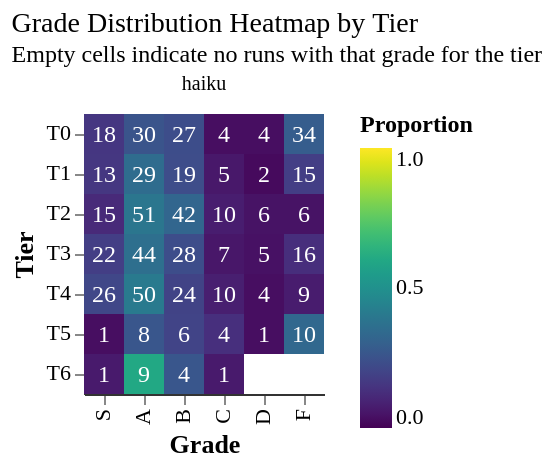

Source (Vega-Lite JSON):
### Vega-Lite specification from a JSON file in a GitHub repository (floating-point values rounded to 4 significant figures)
{"config": {"font": "serif", "axis": {"labelFontSize": 11, "titleFontSize": 13, "gridColor": "#e0e0e0", "domainColor": "#333333"}, "legend": {"labelFontSize": 11, "titleFontSize": 12}, "title": {"fontSize": 14, "anchor": "start", "fontWeight": "normal"}, "view": {"stroke": null, "continuousWidth": 400, "continuousHeight": 300}, "mark": {"tooltip": true}}, "data": {"name": "data-6351eb5ee943764c86e2f988e7f5009a"}, "facet": {"column": {"field": "agent_model", "title": null, "type": "nominal"}}, "spec": {"layer": [{"mark": {"type": "rect"}, "encoding": {"color": {"field": "proportion", "scale": {"domain": [0, 1], "scheme": "viridis"}, "title": "Proportion", "type": "quantitative"}, "tooltip": [{"field": "tier", "title": "Tier", "type": "ordinal"}, {"field": "grade", "title": "Grade", "type": "ordinal"}, {"field": "count", "title": "Count", "type": "quantitative"}, {"field": "proportion", "format": ".2%", "title": "Proportion", "type": "quantitative"}], "x": {"field": "grade", "sort": ["S", "A", "B", "C", "D", "F"], "title": "Grade", "type": "ordinal"}, "y": {"field": "tier", "sort": ["T0", "T1", "T2", "T3", "T4", "T5", "T6"], "title": "Tier", "type": "ordinal"}}}, {"mark": {"type": "text", "baseline": "middle", "fontSize": 12}, "encoding": {"color": {"condition": {"test": "(datum.proportion > 0.7)", "value": "black"}, "value": "white"}, "text": {"field": "count", "type": "quantitative"}, "x": {"field": "grade", "sort": ["S", "A", "B", "C", "D", "F"], "type": "ordinal"}, "y": {"field": "tier", "sort": ["T0", "T1", "T2", "T3", "T4", "T5", "T6"], "type": "ordinal"}}}]}, "title": {"text": "Grade Distribution Heatmap by Tier", "subtitle": "Empty cells indicate no runs with that grade for the tier"}, "$schema": "https://vega.github.io/schema/vega-lite/v6.1.0.json", "datasets": {"data-6351eb5ee943764c86e2f988e7f5009a": [{"agent_model": "haiku", "tier": "T0", "grade": "A", "count": 30, "total": 117, "proportion": 0.2564}, {"agent_model": "haiku", "tier": "T0", "grade": "B", "count": 27, "total": 117, "proportion": 0.2308}, {"agent_model": "haiku", "tier": "T0", "grade": "C", "count": 4, "total": 117, "proportion": 0.03419}, {"agent_model": "haiku", "tier": "T0", "grade": "D", "count": 4, "total": 117, "proportion": 0.03419}, {"agent_model": "haiku", "tier": "T0", "grade": "F", "count": 34, "total": 117, "proportion": 0.2906}, {"agent_model": "haiku", "tier": "T0", "grade": "S", "count": 18, "total": 117, "proportion": 0.1538}, {"agent_model": "haiku", "tier": "T1", "grade": "A", "count": 29, "total": 83, "proportion": 0.3494}, {"agent_model": "haiku", "tier": "T1", "grade": "B", "count": 19, "total": 83, "proportion": 0.2289}, {"agent_model": "haiku", "tier": "T1", "grade": "C", "count": 5, "total": 83, "proportion": 0.06024}, {"agent_model": "haiku", "tier": "T1", "grade": "D", "count": 2, "total": 83, "proportion": 0.0241}, {"agent_model": "haiku", "tier": "T1", "grade": "F", "count": 15, "total": 83, "proportion": 0.1807}, {"agent_model": "haiku", "tier": "T1", "grade": "S", "count": 13, "total": 83, "proportion": 0.1566}, {"agent_model": "haiku", "tier": "T2", "grade": "A", "count": 51, "total": 130, "proportion": 0.3923}, {"agent_model": "haiku", "tier": "T2", "grade": "B", "count": 42, "total": 130, "proportion": 0.3231}, {"agent_model": "haiku", "tier": "T2", "grade": "C", "count": 10, "total": 130, "proportion": 0.07692}, {"agent_model": "haiku", "tier": "T2", "grade": "D", "count": 6, "total": 130, "proportion": 0.04615}, {"agent_model": "haiku", "tier": "T2", "grade": "F", "count": 6, "total": 130, "proportion": 0.04615}, {"agent_model": "haiku", "tier": "T2", "grade": "S", "count": 15, "total": 130, "proportion": 0.1154}, {"agent_model": "haiku", "tier": "T3", "grade": "A", "count": 44, "total": 122, "proportion": 0.3607}, {"agent_model": "haiku", "tier": "T3", "grade": "B", "count": 28, "total": 122, "proportion": 0.2295}, {"agent_model": "haiku", "tier": "T3", "grade": "C", "count": 7, "total": 122, "proportion": 0.05738}, {"agent_model": "haiku", "tier": "T3", "grade": "D", "count": 5, "total": 122, "proportion": 0.04098}, {"agent_model": "haiku", "tier": "T3", "grade": "F", "count": 16, "total": 122, "proportion": 0.1311}, {"agent_model": "haiku", "tier": "T3", "grade": "S", "count": 22, "total": 122, "proportion": 0.1803}, {"agent_model": "haiku", "tier": "T4", "grade": "A", "count": 50, "total": 123, "proportion": 0.4065}, {"agent_model": "haiku", "tier": "T4", "grade": "B", "count": 24, "total": 123, "proportion": 0.1951}, {"agent_model": "haiku", "tier": "T4", "grade": "C", "count": 10, "total": 123, "proportion": 0.0813}, {"agent_model": "haiku", "tier": "T4", "grade": "D", "count": 4, "total": 123, "proportion": 0.03252}, {"agent_model": "haiku", "tier": "T4", "grade": "F", "count": 9, "total": 123, "proportion": 0.07317}, {"agent_model": "haiku", "tier": "T4", "grade": "S", "count": 26, "total": 123, "proportion": 0.2114}, {"agent_model": "haiku", "tier": "T5", "grade": "A", "count": 8, "total": 30, "proportion": 0.2667}, {"agent_model": "haiku", "tier": "T5", "grade": "B", "count": 6, "total": 30, "proportion": 0.2}, {"agent_model": "haiku", "tier": "T5", "grade": "C", "count": 4, "total": 30, "proportion": 0.1333}, {"agent_model": "haiku", "tier": "T5", "grade": "D", "count": 1, "total": 30, "proportion": 0.03333}, {"agent_model": "haiku", "tier": "T5", "grade": "F", "count": 10, "total": 30, "proportion": 0.3333}, {"agent_model": "haiku", "tier": "T5", "grade": "S", "count": 1, "total": 30, "proportion": 0.03333}, {"agent_model": "haiku", "tier": "T6", "grade": "A", "count": 9, "total": 15, "proportion": 0.6}, {"agent_model": "haiku", "tier": "T6", "grade": "B", "count": 4, "total": 15, "proportion": 0.2667}, {"agent_model": "haiku", "tier": "T6", "grade": "C", "count": 1, "total": 15, "proportion": 0.06667}, {"agent_model": "haiku", "tier": "T6", "grade": "S", "count": 1, "total": 15, "proportion": 0.06667}]}}
